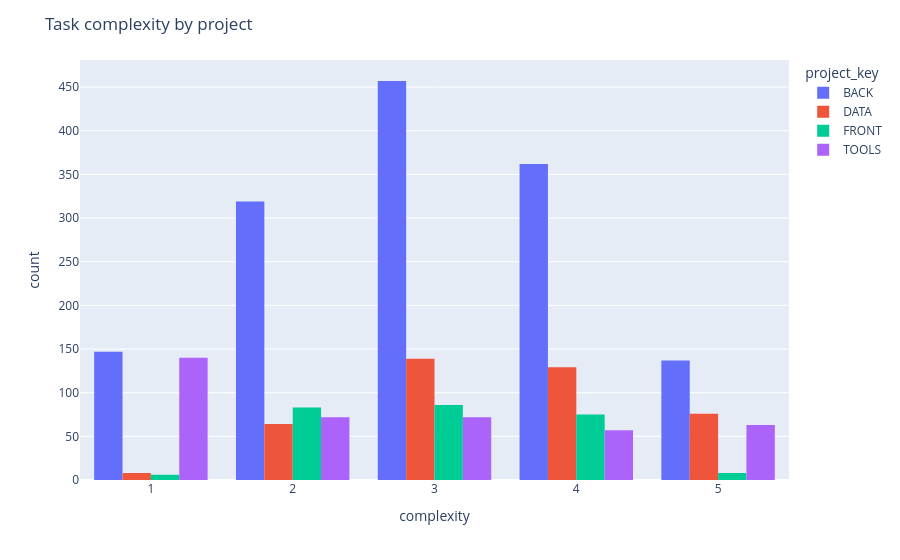

Here is the notebook cell this chart was saved with:
### Code cell
import plotly.express as px

fig = px.histogram(
    tasks,
    x="complexity",
    color="project_key",
    barmode="group",
)
fig.update_layout(title="Task complexity by project")
fig.show()

### Figure 1 — Plotly figure (JSON) as saved in the notebook; plotly's stock layout.template omitted (floating-point values rounded to 4 significant figures; data arrays with more than 128 entries replaced by an {"elided": "..."} marker saying what was removed)
{"data": [{"alignmentgroup": "True", "bingroup": "x", "hovertemplate": "project_key=BACK<br>complexity=%{x}<br>count=%{y}<extra></extra>", "legendgroup": "BACK", "marker": {"color": "#636efa", "pattern": {"shape": ""}}, "name": "BACK", "offsetgroup": "BACK", "orientation": "v", "showlegend": true, "type": "histogram", "x": {"elided": "1422 int values"}, "xaxis": "x", "yaxis": "y"}, {"alignmentgroup": "True", "bingroup": "x", "hovertemplate": "project_key=DATA<br>complexity=%{x}<br>count=%{y}<extra></extra>", "legendgroup": "DATA", "marker": {"color": "#EF553B", "pattern": {"shape": ""}}, "name": "DATA", "offsetgroup": "DATA", "orientation": "v", "showlegend": true, "type": "histogram", "x": {"elided": "416 int values"}, "xaxis": "x", "yaxis": "y"}, {"alignmentgroup": "True", "bingroup": "x", "hovertemplate": "project_key=FRONT<br>complexity=%{x}<br>count=%{y}<extra></extra>", "legendgroup": "FRONT", "marker": {"color": "#00cc96", "pattern": {"shape": ""}}, "name": "FRONT", "offsetgroup": "FRONT", "orientation": "v", "showlegend": true, "type": "histogram", "x": {"elided": "258 int values"}, "xaxis": "x", "yaxis": "y"}, {"alignmentgroup": "True", "bingroup": "x", "hovertemplate": "project_key=TOOLS<br>complexity=%{x}<br>count=%{y}<extra></extra>", "legendgroup": "TOOLS", "marker": {"color": "#ab63fa", "pattern": {"shape": ""}}, "name": "TOOLS", "offsetgroup": "TOOLS", "orientation": "v", "showlegend": true, "type": "histogram", "x": {"elided": "404 int values"}, "xaxis": "x", "yaxis": "y"}], "layout": {"barmode": "group", "legend": {"title": {"text": "project_key"}, "tracegroupgap": 0}, "margin": {"t": 60}, "title": {"text": "Task complexity by project"}, "xaxis": {"anchor": "y", "domain": [0, 1], "title": {"text": "complexity"}}, "yaxis": {"anchor": "x", "domain": [0, 1], "title": {"text": "count"}}}}
